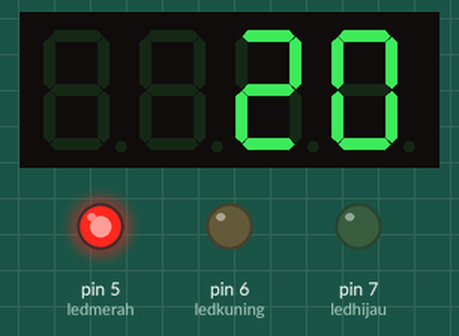
The sketch below on a simulated Arduino Uno, built with avr-gcc and run on an emulated ATmega328P. Shown: 4-digit seven-segment display, output pins drawn as LEDs (lit = HIGH).

Above: at 0.1 s.
At 4.2 s:
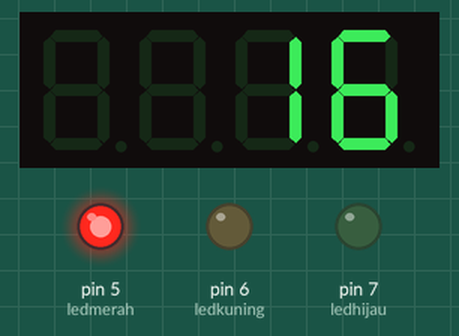
At 8.2 s:
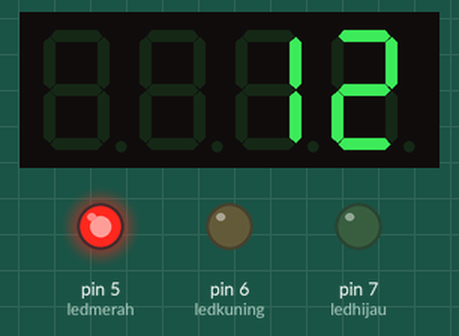
At 17.5 s:
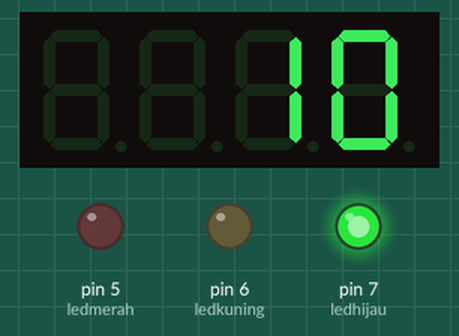
At 24.6 s:
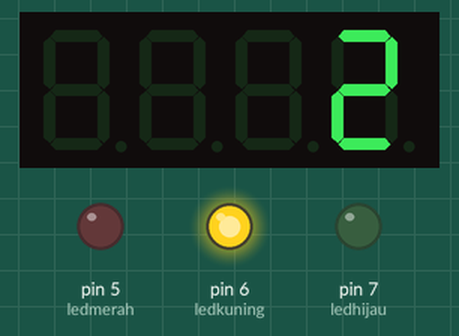
At 39.0 s:
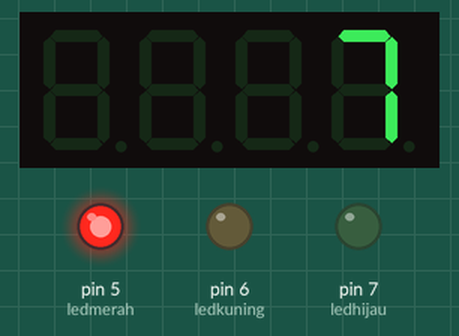
Timing chart, 0 to 40.0 s (numbered marks = the images above):
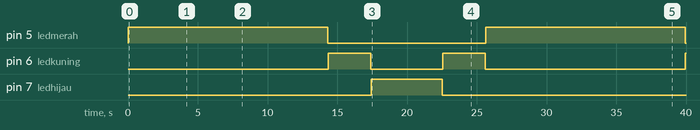

Measured:
- by itself, pin 5 (ledmerah): alternates HIGH for 14.3 s and LOW for 11.3 s
- by itself, pin 6 (ledkuning): goes HIGH 3.1 s, LOW 5.1 s, HIGH 3.1 s, LOW 14.3 s, then HIGH
- by itself, pin 7 (ledhijau): LOW → HIGH at 17.4 s, → LOW 5.1 s later
- what the display in image 2 shows lasts 1.0 s, from 8.2 s to 9.2 s

The sketch:

lampu_merah___seven_segmen.ino
```cpp
#include <Arduino.h>
#include <TM1637Display.h>

// Module connection pins (Digital Pins)
#define CLK 3
#define DIO 4

// The amount of time (in milliseconds) Between tests
unsigned int angka = 0;
TM1637Display display(CLK, DIO);
int ledmerah = 5;
int ledkuning = 6;
int ledhijau = 7;


void setup() {
  display.setBrightness(0x0f);  //maximum brightness
  pinMode(ledmerah,OUTPUT);
  pinMode(ledkuning,OUTPUT);
  pinMode(ledhijau,OUTPUT);


}

void loop() {
  for (angka = 20;angka>5; angka--){
    display.showNumberDec(angka);
    if(angka<=6){
      digitalWrite(ledmerah,LOW);
    }else {
      digitalWrite(ledmerah,HIGH);
      delay (1000);
    }
  }
  for (angka = 4;angka>0; angka--){
    display.showNumberDec(angka);
    if(angka<=1){
      digitalWrite(ledkuning,LOW);
    }else {
      digitalWrite(ledkuning,HIGH);
      delay (1000);
    }
   }
  for (angka = 10;angka>4; angka--){
    display.showNumberDec(angka);
    if(angka<=5){
      digitalWrite(ledhijau,LOW);
    }else {
      digitalWrite(ledhijau,HIGH);
      delay (1000);
    }
  }
  for (angka = 4;angka>0; angka--){
    display.showNumberDec(angka);
    if(angka<=1){
      digitalWrite(ledkuning,LOW);
    }else {
      digitalWrite(ledkuning,HIGH);
      delay (1000);
    }

  }
}
```
